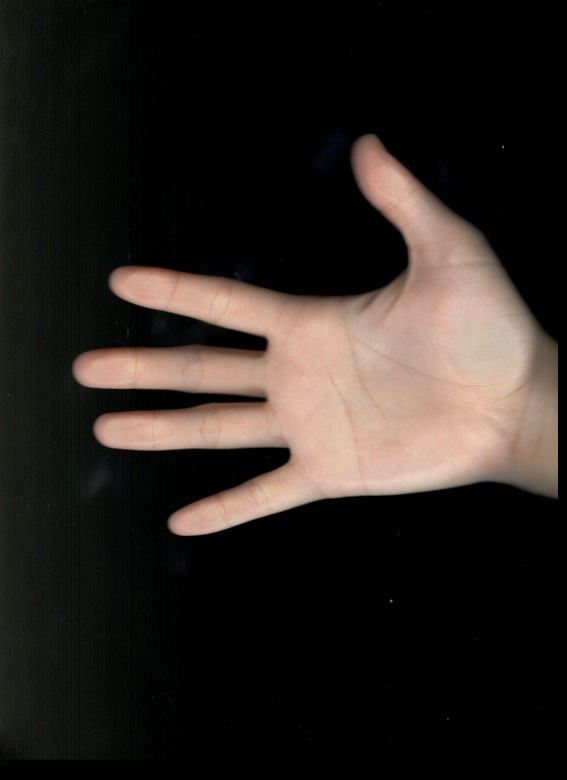
#> input picture opencvtest_andrew/tester/ruimin_r_nb.jpg, 1700 x 2338 px (shown at 1/3 size)
$ python cvtest.py
#> lines starting #> are read from the running program, lines starting #| are printed output that depends on the picture
import cv2
frame_in = cv2.imread("tester/"+'ruimin_r_nb.jpg')
#> frame_in is the input picture: shape (2338, 1700, 3); mean B, G, R 32.9, 37.4, 43.7
frame_in = cv2.resize(frame_in, None, fx=0.2,fy=0.2)
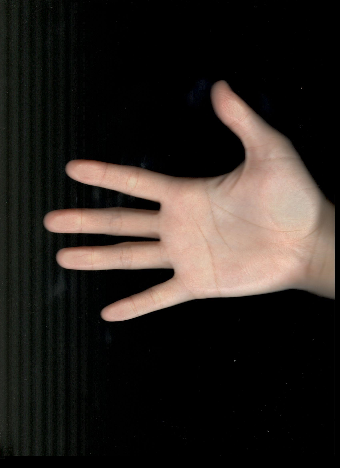
#> frame_in: shape (468, 340, 3); mean B, G, R 32.9, 37.4, 43.8
rows,cols,c = frame_in.shape
#> rows = 468; cols = 340; c = 3
print(rows,cols)
#| 468 340

$ run again, with opencvtest_andrew/tester/chenmeixi_r_wide.jpg copied over opencvtest_andrew/tester/ruimin_r_nb.jpg
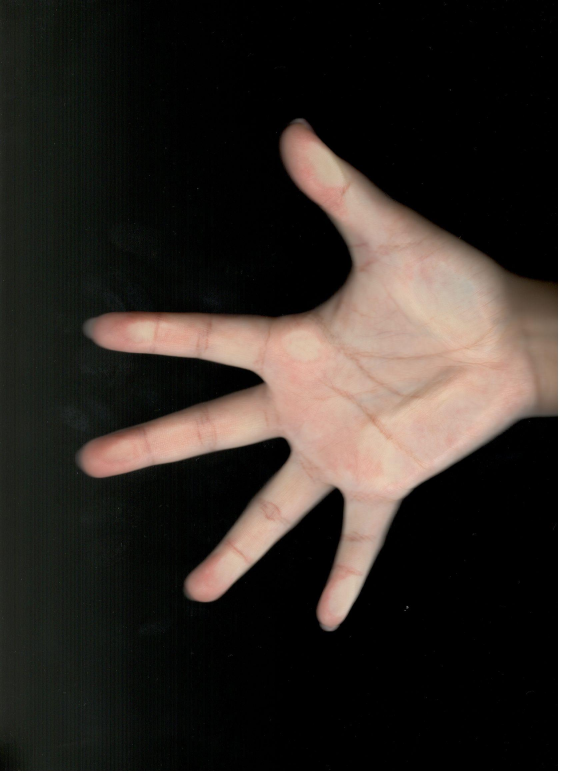
#> input picture opencvtest_andrew/tester/chenmeixi_r_wide.jpg, 1700 x 2338 px (shown at 1/3 size)
#> frame_in is the input picture: shape (2338, 1700, 3); mean B, G, R 41.1, 45.9, 52
#> `frame_in = cv2.resize(frame_in, None, fx=0.2,fy=0.2)`:
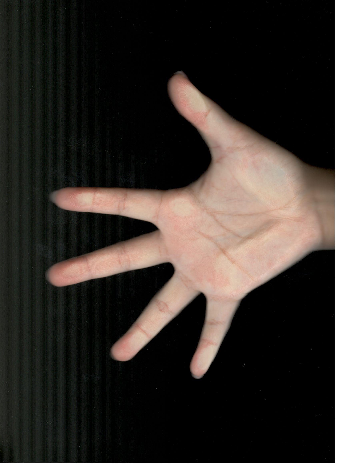
#> frame_in: shape (468, 340, 3); mean B, G, R 41, 45.8, 51.9
#| 468 340
